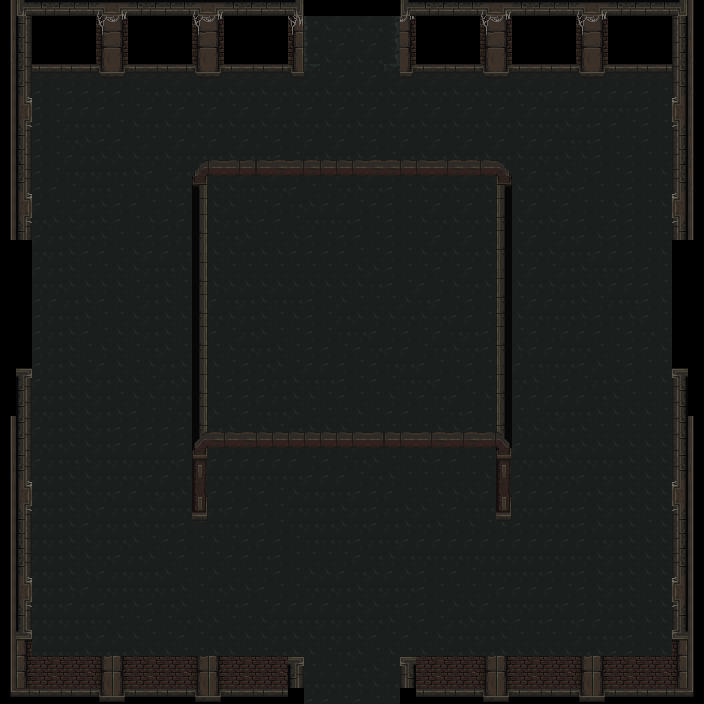

Below is a game level as drawn by its tile map, then a one-line description and the .tmx that defines it (tile-layer data replaced by summaries):
An orthogonal 44x44 tile map with 16x16 px tiles, 4 tile layers (флажки, пол, стены, проходящие_стены).

<map version="1.9" tiledversion="1.9.2" orientation="orthogonal" renderorder="right-down" width="44" height="44" tilewidth="16" tileheight="16" infinite="0" nextlayerid="5" nextobjectid="1">
 <tileset firstgid="1" source="mainlevbuild.tsx" />
 <layer id="4" name="флажки" width="44" height="44">
  <data>[1936 cells, 0 non-empty, 0 distinct tile ids]</data>
 </layer>
 <layer id="2" name="пол" width="44" height="44">
  <data>[1936 cells, 1448 non-empty, 8 distinct tile ids]</data>
 </layer>
 <layer id="1" name="стены" width="44" height="44">
  <data>[1936 cells, 268 non-empty, 65 distinct tile ids]</data>
 </layer>
 <layer id="3" name="проходящие_стены" width="44" height="44">
  <data>[1936 cells, 228 non-empty, 40 distinct tile ids]</data>
 </layer>
</map>
